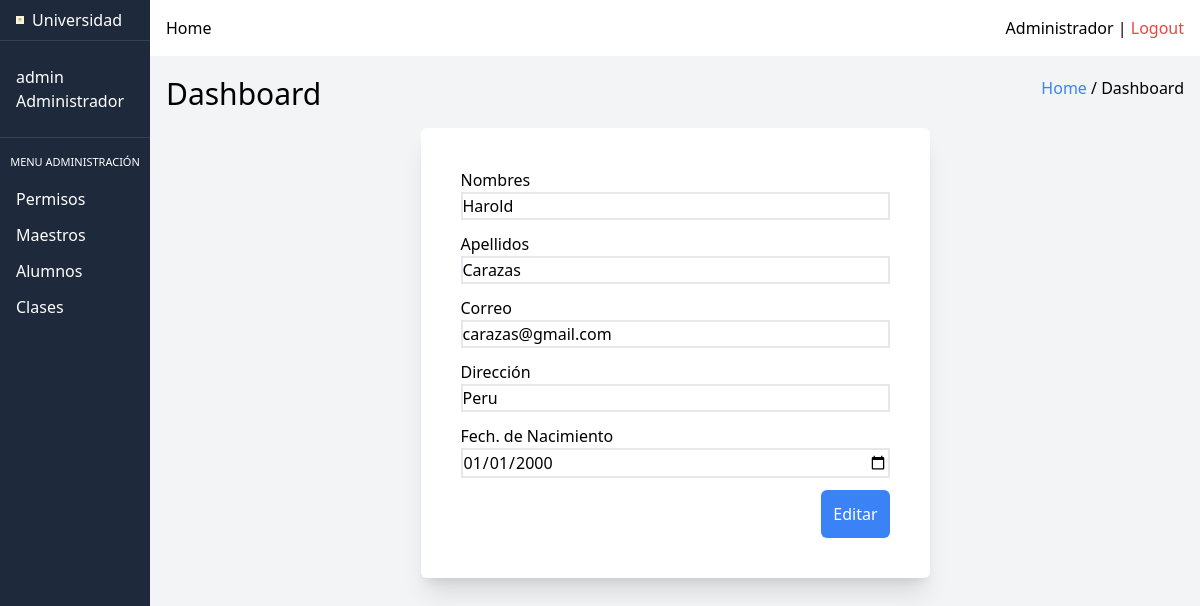
Page /index.php?action=edit-instructor-view&user_id=16 (signed in) on the committed database.
### tables this page shows
CREATE TABLE `instructor` (
  `id` int(11) NOT NULL,
  `user_id` int(11) NOT NULL
);

CREATE TABLE `user` (
  `id` int(11) NOT NULL,
  `email` varchar(50) NOT NULL,
  `password` varchar(100) NOT NULL,
  `firstname` varchar(100) NOT NULL,
  `lastname` varchar(100) NOT NULL,
  `address` varchar(150) NOT NULL,
  `birthday` timestamp NOT NULL DEFAULT current_timestamp() ON UPDATE current_timestamp(),
  `role_id` int(11) NOT NULL
);

### src/DB.php (called while the page is built, shortened)
<?php
class DB
{
    private $pdo;
    public function __construct()
    {
        try {
            $host = $_ENV["DB_HOST"];
            $dbname = $_ENV["DB_DATABASE"];
            $port = $_ENV["DB_PORT"];
            $username = $_ENV["DB_USERNAME"];
            $password = $_ENV["DB_PASSWORD"];
            $attributes = [PDO::ATTR_ERRMODE => PDO::ERRMODE_EXCEPTION];
            $dsn = "mysql:host=$host;dbname=$dbname;port=$port";
            $this->pdo = new PDO($dsn, $username, $password, $attributes);
        } catch (PDOException $e) {
            echo "ERROR: " . $e->getMessage();
        }
    }
    public function connect()
    {
        return $this->pdo;
    }
}
?>

### src/models/Instructor.php (called while the page is built, shortened)
<?php
require_once($_SERVER["DOCUMENT_ROOT"] . "/src/DB.php");
class Instructor
{
    public function findOne($id)
    {
        $conn = new DB();
        $query = "
        SELECT instructor.id as id, user.id as user_id,  firstname, lastname, email, address, DATE_FORMAT(birthday, '%Y-%m-%d') as birthday  FROM user
        INNER JOIN instructor
            ON user.id = instructor.user_id
         WHERE instructor.id = :id;
        ";
        $stmnt = $conn->connect()->prepare($query);
        $stmnt->bindParam(":id", $id);
        $stmnt->execute();
        $student = $stmnt->fetch(PDO::FETCH_ASSOC);
        return $student;
    }
}
?>

### src/views/admin/instructors/edit-instructor.php (the view, shortened to what this page needs)
<?php require $_SERVER['DOCUMENT_ROOT'] . '/src/templates/head.php'; ?>
</head>
<body>
    <div class="grid grid-cols-8 grid-flow-col">
        <?php require_once $_SERVER['DOCUMENT_ROOT'] . '/src/templates/aside-admin.php';  ?>
        <div class="col-star-2 col-span-9 bg-gray-100 w-full h-screen">
            <?php require_once $_SERVER['DOCUMENT_ROOT'] . '/src/templates/nav-admin.php';  ?>
            <main>
                <section class="p-4 ">
                    <div class="flex justify-between mb-4">
                        <h1 class="text-3xl">Dashboard</h1>
                        <div>
                            <a class="text-blue-500" href="">Home</a> / Dashboard
                        </div>
                    </div>
                    <div class="flex flex-col justify-center items-center">
                        <form action="/index.php" method="post" class="flex flex-col gap-3 w-1/2 max-w-xl bg-white p-10 shadow-xl rounded-md">
                            <div class="flex flex-col">
                                <label for="firstname">Nombres</label>
                                <input type="text" id="firstname" name="firstname" class="border-2" value="<?= $instructor["firstname"] ?>">
                            </div>
                            <div class="flex flex-col">
                                <label for="lastname">Apellidos</label>
                                <input type="text" id="lastname" name="lastname" class="border-2" value="<?= $instructor["lastname"] ?>">
                            </div>
                            <div class="flex flex-col">
                                <label for="email">Correo</label>
                                <input type="" id="email" name="email" class="border-2" value="<?= $instructor["email"] ?>">
                            </div>
                            <div class="flex flex-col">
                                <label for="address">Dirección</label>
                                <input type="text" id="address" name="address" class="border-2" value="<?= $instructor["address"] ?>">
                            </div>
                            <div class="flex flex-col">
                                <label for="birthday">Fech. de Nacimiento</label>
                                <input type="date" id="birthday" name="birthday" class="border-2" value="<?= $instructor["birthday"] ?>">
                            </div>
                            <div class="flex justify-end ">
                                <input type="submit" name="edit-student" value="Editar" class="bg-blue-500 text-white p-3 rounded-md cursor-pointer">
                            </div>
                        </form>
                    </div>
                </section>
            </main>
        </div>
    </div>
</body>
</html>

### rows in the picture
instructor: firstname "Harold", lastname "Carazas", email "carazas@gmail.com", address "Peru"
